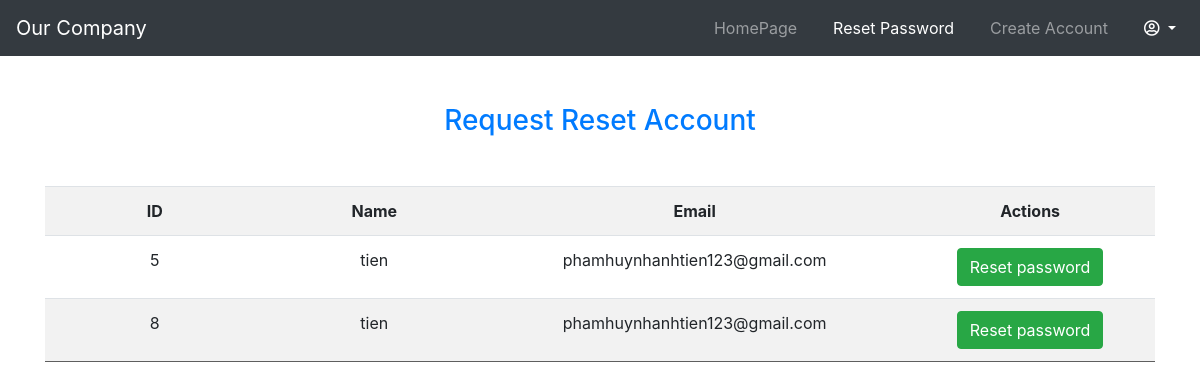
Screenshot of /giamdoc/request.php (signed in) with the database file from the repository.
### tables this page shows
CREATE TABLE `request_reset` (
  `id` int(11) NOT NULL,
  `username` varchar(255) NOT NULL,
  `email` varchar(255) NOT NULL,
  `token` int(11) DEFAULT NULL
);

### db.php (called while the page is built, shortened)
<?php
    function open_database() {
        $conn = new mysqli(HOST, USER, PASSWORD, DB);
        return $conn;
    }
	function get_request(){
        $sql = "SELECT * FROM request_reset WHERE token = 1";
        $conn = open_database();
        $result = $conn->query($sql);
        $data = array();
        while (($row = $result->fetch_assoc())){
            $data[] = $row;
        }
        return array('code'=>0, 'data'=>$data);
    }
?>

### giamdoc/request.php (the view, shortened to what this page needs)
<?php
	require_once('../db.php');
?>
<!DOCTYPE html>
<html lang="en">
<head>
	<link rel="stylesheet" href="https://maxcdn.bootstrapcdn.com/bootstrap/4.5.2/css/bootstrap.min.css">
	<link rel="stylesheet" href="https://cdnjs.cloudflare.com/ajax/libs/font-awesome/5.15.1/css/all.min.css" />
	<link rel="stylesheet" href="../style.css">
</head>
<body>
    <nav class="navbar navbar-expand-md bg-dark navbar-dark">
                <a class="navbar-brand" href="#">Our Company</a>
                <div class="collapse navbar-collapse" id="collapsibleNavbar">
                    <ul class="navbar-nav ml-auto">
					<li class="nav-item">
                            <a class="nav-link" href="giamdoc1.php">HomePage</a>
                        </li>
						<li class="nav-item">
                            <a class="nav-link" href="../giamdoc/request.php" style="color: white;">Reset Password</a>
                        </li>
                        <li class="nav-item">
                            <a class="nav-link" href="../taikhoan/register.php">Create Account</a>
                        </li>
						<li class="nav-item" style = "cursor: pointer;">
							<div class="dropdown">
								<a class="dropdown-toggle nav-link" id="dropdownMenuButton" data-toggle="dropdown" data-display="static" aria-haspopup="true" aria-expanded="false" style="color: white;">
									<span><i class="far fa-user-circle"></i></span>
								</a>
							</div>
                        </li>
                    </ul>
                </div>
        </nav>
	<div class="container">
		<div style="overflow-x:auto;" class="mt-5">
			<h3 class="text-center mb-5 text-primary">Request Reset Account</h3>
			<table cellpadding="10" cellspacing="10" border="0" style="border-collapse: collapse; margin: auto" class="table table-striped">
				<tr class="header">
					<td>ID</td>
					<td>Name</td>
					<td>Email</td>
					<td>Actions</td>
				</tr>
				<?php
					$result = get_request();
					$data = $result['data'];
					foreach ($data as $item){
						$id = $item['id'];
						$name = $item['username'];
						$email = $item['email'];
				?>
						<tr class="item">
							<td><?=$id?></td>
							<td><?=$name?></td>
							<td><?=$email?></td>
							<td>
								<a href="" class="btn btn-success reset_account" data-toggle="modal" data-target="#reset-modal" data-id="<?=$id?>" data-name="<?=$name?>">
									Reset password
								</a>
							</td>
						</tr>
				<?php
					}
				?>
			</table>
		</div>
	</div>
</body>
</html>

### style.css (style rules this page uses)
* { box-sizing: border-box; }
.text-center { text-align: center; }
table { width: 100%; text-align: center; }
td { padding: 10px; }
tr.item { border-top: 1px solid #5e5e5e; border-bottom: 1px solid #5e5e5e; }
tr.item td { min-width: 150px; }
tr.header { font-weight: bold; }
a { text-decoration: none; }
.nav-item { margin-left: 20px; }
body { min-height: 100vh; }

### rows the page displays
request_reset: id "5", username "tien", email "phamhuynhanhtien123@gmail.com"
request_reset: id "8", username "tien", email "phamhuynhanhtien123@gmail.com"
